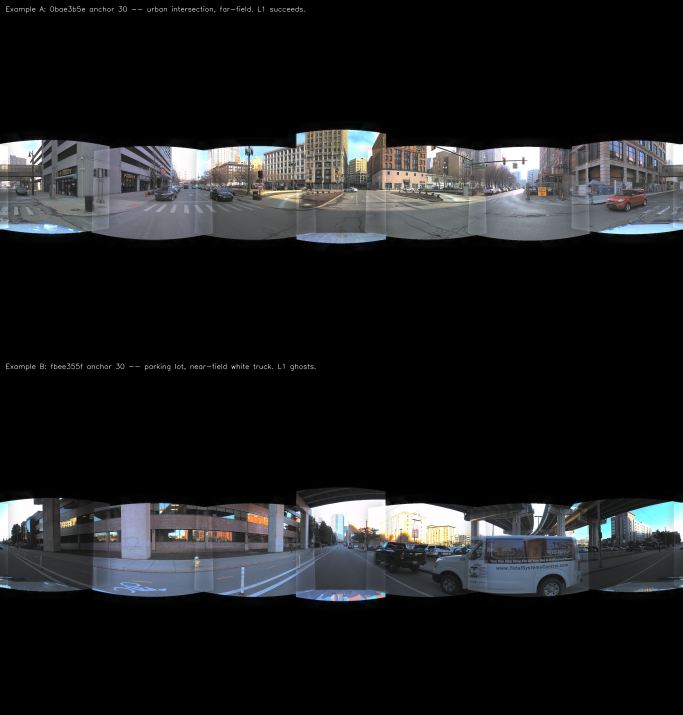
#> input picture deliverables/xihan/l1_examples_panel.png, 2048 x 2144 px, given in place of c4b1d01f8f6616e59a2d203b879db1d3.jpg, which was not available (shown at 1/3 size)
$ python brighten_xihan_waymo_panorama.py   (older library calls are emulated)
#> lines starting #> are read from the running program, lines starting #| are printed output that depends on the picture; after the words box and inside, x2 and y2 are one past the last pixel; in counts of white or black regions, pixels touching at a corner belong together; pictures that were not available may be replaced by others from this repository, and a replacement may not be noted
"""Post-hoc brighten on Xihan's pre-stitched Waymo panorama.

Goal:  Xihan said "用 blending 的色階把有陰影的 camera picture brighten".
       Apply Y-channel (luminance-only) joint global gain across the 8 detected
       cam regions so neighbor seams stop jumping.

Approach mirrors L2 of `code/waymo2panorama/blending/hard_hdr_of.py` but works
on an ALREADY-STITCHED panorama (no per-cam slabs available):

  1) Detect 7 vertical seams via |dY/dx| spikes (same as diagnose script).
  2) For each seam, measure median Y in 24-px strips on each side
     (and skip the top/bottom black pano regions).
  3) Joint lstsq for per-region log-gain G_i:
        G_{i+1} - G_i = log(Y_left_at_seam_i / Y_right_at_seam_i)
     with cyclic wrap (region 7 -> region 0) constraint and
     mean(G_i) = 0  (centered, don't change global brightness).
  4) Apply per-region gain on Y channel of YCrCb, keep Cr/Cb untouched
     (preserves hue).
  5) Cross-region taper: blend gain over ~32-px on each side of each seam
     to avoid a new sharp step at the seam line.

Also provide a CLAHE-only baseline (`--mode clahe`) for direct comparison.

Output:
  deliverables/xihan/brighten_waymo_jointhdr.png   (proposed)
  deliverables/xihan/brighten_waymo_clahe.png     (baseline reference)
  deliverables/xihan/brighten_waymo_4way.png      (raw / clahe / jointhdr / jointhdr+clahe)
  deliverables/xihan/brighten_waymo.json
"""
from __future__ import annotations

import json
from pathlib import Path

import cv2
import numpy as np

REPO = Path(__file__).resolve().parents[2]
PANO = (REPO / "meeting" / "5.22_meeting with xihan" / "xihan" / "assets"
        / "xihan task" / "c4b1d01f8f6616e59a2d203b879db1d3.jpg")
OUT_DIR = REPO / "deliverables" / "xihan"
OUT_DIR.mkdir(parents=True, exist_ok=True)


# ----------------------------------------------------------------------------
# Reused from diagnose script (kept local to keep this a single-file deliverable).
# ----------------------------------------------------------------------------
def find_vertical_seams(rgb, band_top=0.30, band_bot=0.55,
                       smooth=21, n_seams=7, min_sep_frac=0.04):
    H, W = rgb.shape[:2]
    Y = cv2.cvtColor(rgb, cv2.COLOR_RGB2YCrCb)[..., 0].astype(np.float32)
    r0, r1 = int(H * band_top), int(H * band_bot)
    band = Y[r0:r1, :]
    abs_sob = np.abs(cv2.Sobel(band, cv2.CV_32F, 1, 0, ksize=3))
    col = np.median(abs_sob, axis=0)
    if smooth > 1:
        col = np.convolve(col, np.ones(smooth) / smooth, mode="same")
    edge_pad = int(W * 0.04)
    col[:edge_pad] = 0
    col[-edge_pad:] = 0
    min_sep = max(1, int(W * min_sep_frac))
    picked = []
    for c in np.argsort(col)[::-1]:
        if col[c] <= 0 or len(picked) >= n_seams:
            break
        if all(abs(int(c) - p) >= min_sep for p in picked):
            picked.append(int(c))
    return sorted(picked)


# ----------------------------------------------------------------------------
# Joint-HDR fitting
# ----------------------------------------------------------------------------
# [11 lines left out: function seam_y_pair, not called in this run]


def fit_region_gains(Y: np.ndarray, seams: list[int],
                     reg_lambda: float = 0.15,
                     gain_clip: tuple[float, float] = (0.75, 1.35)) -> np.ndarray:
    """Return log-gains G of shape (N_regions,) with mean(G)=0 such that
    G_{i+1} - G_i ≈ log(Y_left_at_seam_i / Y_right_at_seam_i)
    and the back-seam (region N-1 to region 0) is included for cyclic closure.
    Adds a small Tikhonov term reg_lambda * G_i ≈ 0 for stability.
    """
    H, W = Y.shape
    n = len(seams) + 1  # number of regions
    eq_A: list[list[float]] = []
    eq_b: list[float] = []

    # Interior seams: constrain neighbor pair
    for i, x in enumerate(seams):
        yL, yR = seam_y_pair(Y, x)
        if yL <= 0 or yR <= 0:
            continue
        # gain on each side: g_i * yL  ≈  g_{i+1} * yR
        # log:  G_i + log(yL)  =  G_{i+1} + log(yR)
        # =>    G_{i+1} - G_i  =  log(yL) - log(yR)
        row = [0.0] * n
        row[i] = -1.0
        row[i + 1] = 1.0
        eq_A.append(row)
        eq_b.append(float(np.log(yL) - np.log(yR)))

    # Back-seam (wrap): the panorama theta=±π crosses at x=0 / x=W.
    # If the leftmost and rightmost columns are both content (not alpha holes),
    # constrain region N-1 -> region 0 similarly. Otherwise skip — Xihan's pano
    # has alpha holes at the edges (distance-to-boundary blending), so this is
    # usually skipped automatically.
    Y_strip = Y[int(H * 0.30):int(H * 0.55), :]
    leftmost = Y_strip[:, :24]
    rightmost = Y_strip[:, -24:]
    if (leftmost >= 8).mean() > 0.5 and (rightmost >= 8).mean() > 0.5:
        yL = float(np.median(rightmost[rightmost >= 8]))
        yR = float(np.median(leftmost[leftmost >= 8]))
        row = [0.0] * n
        row[n - 1] = -1.0
        row[0] = 1.0
        eq_A.append(row)
        eq_b.append(float(np.log(yL) - np.log(yR)))

    # Tikhonov regularization toward 0
    for i in range(n):
        row = [0.0] * n
        row[i] = reg_lambda
        eq_A.append(row)
        eq_b.append(0.0)

    A = np.array(eq_A, dtype=np.float64)
    b = np.array(eq_b, dtype=np.float64)

    # Solve, then center (subtract mean) so we don't change global brightness
    G_raw, *_ = np.linalg.lstsq(A, b, rcond=None)
    G = G_raw - G_raw.mean()
    # Clip per-region gain to a sane range. Edge regions of Xihan's panorama
    # have alpha-hole borders where the few-pixels-wide content strip can
    # produce extreme gains; clipping prevents over-brightening those slivers.
    g_lo, g_hi = np.log(gain_clip[0]), np.log(gain_clip[1])
    G = np.clip(G, g_lo, g_hi)
    # Re-center after clipping
    G = G - G.mean()
    return G


def build_gain_map(G_per_region: np.ndarray, seams: list[int],
                   W: int, taper_halfwidth: int = 48) -> np.ndarray:
    """Convert per-region log-gains into a per-column gain map of shape (W,),
    with smooth taper (~taper_halfwidth pixels) at each seam to avoid creating
    a NEW step at the seam itself.
    """
    n = len(G_per_region)
    bounds = [0] + list(seams) + [W]
    # piecewise-constant base
    base = np.zeros(W, dtype=np.float64)
    for i in range(n):
        base[bounds[i]:bounds[i + 1]] = np.exp(G_per_region[i])
    # taper across each interior seam: linear blend over ±taper_halfwidth
    out = base.copy()
    for i, x in enumerate(seams):
        gL = float(np.exp(G_per_region[i]))
        gR = float(np.exp(G_per_region[i + 1]))
        for off in range(-taper_halfwidth, taper_halfwidth + 1):
            col = x + off
            if col < 0 or col >= W:
                continue
            t = (off + taper_halfwidth) / (2.0 * taper_halfwidth)  # 0..1
            out[col] = (1.0 - t) * gL + t * gR
    return out


def apply_y_gain_map(rgb: np.ndarray, gain_map_w: np.ndarray) -> np.ndarray:
    """Apply per-column Y-channel gain. Preserves Cr/Cb (no chroma shift)."""
    ycc = cv2.cvtColor(rgb, cv2.COLOR_RGB2YCrCb).astype(np.float32)
    Y = ycc[..., 0]
    # only scale non-alpha pixels (Y >= 8 = real content)
    gmap = gain_map_w[None, :].astype(np.float32)
    Y_new = np.where(Y >= 8, np.clip(Y * gmap, 0, 255), Y)
    ycc[..., 0] = Y_new
    return cv2.cvtColor(ycc.astype(np.uint8), cv2.COLOR_YCrCb2RGB)


def apply_clahe(rgb: np.ndarray, clip: float = 2.0, grid: int = 16) -> np.ndarray:
    """CLAHE-only baseline on Y channel."""
    ycc = cv2.cvtColor(rgb, cv2.COLOR_RGB2YCrCb)
    Y = ycc[..., 0]
    # mask out alpha holes — don't equalize them
    mask = Y >= 8
    Y_valid = Y * mask + Y.mean() * (~mask)  # placeholder for invalid pixels
    clahe = cv2.createCLAHE(clipLimit=clip, tileGridSize=(grid, grid))
    Y_eq = clahe.apply(Y_valid.astype(np.uint8))
    Y_out = np.where(mask, Y_eq, Y)
    ycc[..., 0] = Y_out
    return cv2.cvtColor(ycc, cv2.COLOR_YCrCb2RGB)


def measure_seam_jumps(rgb: np.ndarray, seams: list[int]) -> dict:
    """Mean and max |delta Y| at the 7 seams (after brighten, ideally near 0)."""
    Y = cv2.cvtColor(rgb, cv2.COLOR_RGB2YCrCb)[..., 0].astype(np.float32)
    diffs = []
    for x in seams:
        yL, yR = seam_y_pair(Y, x)
        diffs.append(abs(yR - yL))
    return {"per_seam": diffs, "mean": float(np.mean(diffs)),
            "max": float(np.max(diffs))}


def main() -> None:
    bgr = cv2.imread(str(PANO))
#> bgr is the input picture: shape (2144, 2048, 3); mean B, G, R 31.2, 29.9, 29
    rgb = cv2.cvtColor(bgr, cv2.COLOR_BGR2RGB)
    H, W = rgb.shape[:2]
    print(f"loaded panorama {W}x{H}")
#| loaded panorama 2048x2144

    seams = find_vertical_seams(rgb)
#> in find_vertical_seams, `band = Y[r0:r1, :]`:
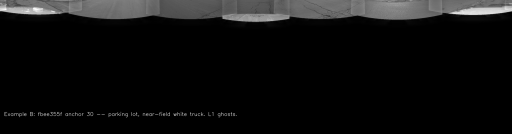
#> band: shape (536, 2048) float32 (shown at 1/4 size); min 0, max 255, mean 15.5
#> in find_vertical_seams, `abs_sob = np.abs(cv2.Sobel(band, cv2.CV_32F, 1, 0, ksize=3))`:
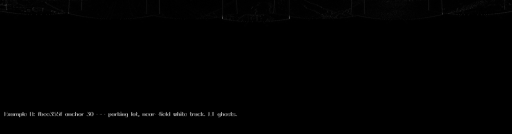
#> abs_sob: shape (536, 2048) float32 (shown at 1/4 size); min 0, max 990, mean 4.4; drawn with min black and max white
#> in find_vertical_seams, `col = np.median(abs_sob, axis=0)`: col = 2048 values from 0 to 0
#> the loop in find_vertical_seams, `for c in np.argsort(col)[::-1]:` made 1 pass
#> c on pass 1: 39
#> after the loop in find_vertical_seams, `for c in np.argsort(col)[::-1]:`: picked = []
#> seams = []
    print(f"detected {len(seams)} seams at x = {seams}")
#| detected 0 seams at x = []

    Y = cv2.cvtColor(rgb, cv2.COLOR_RGB2YCrCb)[..., 0].astype(np.float32)
    G = fit_region_gains(Y, seams)
#> in fit_region_gains, `n = len(seams) + 1`: n = 1
#> after the loop in fit_region_gains, `for i, x in enumerate(seams):`: eq_A = []
#> in fit_region_gains, `rightmost = Y_strip[:, -24:]`:
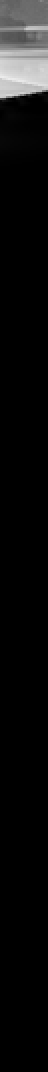
#> rightmost: shape (536, 24) float32 (shown 2 times larger); min 0, max 236, mean 13.8
#> the loop in fit_region_gains, `for i in range(n):` made 1 pass
#> after the loop in fit_region_gains, `for i in range(n):`: eq_A = [[0.15]]; eq_b = [0]
#> in fit_region_gains, `A = np.array(eq_A, dtype=np.float64)`: A = [0.15]
#> in fit_region_gains, `b = np.array(eq_b, dtype=np.float64)`: b = [0]
#> in fit_region_gains, `g_lo, g_hi = np.log(gain_clip[0]), np.log(gain_clip[1])`: g_lo = -0.288; g_hi = 0.3
#> G = [0]
    gains = np.exp(G)
#> gains = [1]
    print(f"per-region gains: {gains.round(3).tolist()}  (mean log={float(G.mean()):+.3f})")
#| per-region gains: [1.0]  (mean log=+0.000)

    gain_map = build_gain_map(G, seams, W, taper_halfwidth=48)
#> in build_gain_map, `n = len(G_per_region)`: n = 1
#> in build_gain_map, `bounds = [0] + list(seams) + [W]`: bounds = [0, 2048]
#> in build_gain_map, `base = np.zeros(W, dtype=np.float64)`: base = 2048 values from 0 to 0
#> after the loop in build_gain_map, `for i in range(n):`: base = 2048 values from 1 to 1
#> gain_map = 2048 values from 1 to 1
    out_jointhdr = apply_y_gain_map(rgb, gain_map)
#> in apply_y_gain_map, `ycc = cv2.cvtColor(rgb, cv2.COLOR_RGB2YCrCb).astype(np.float32)`:
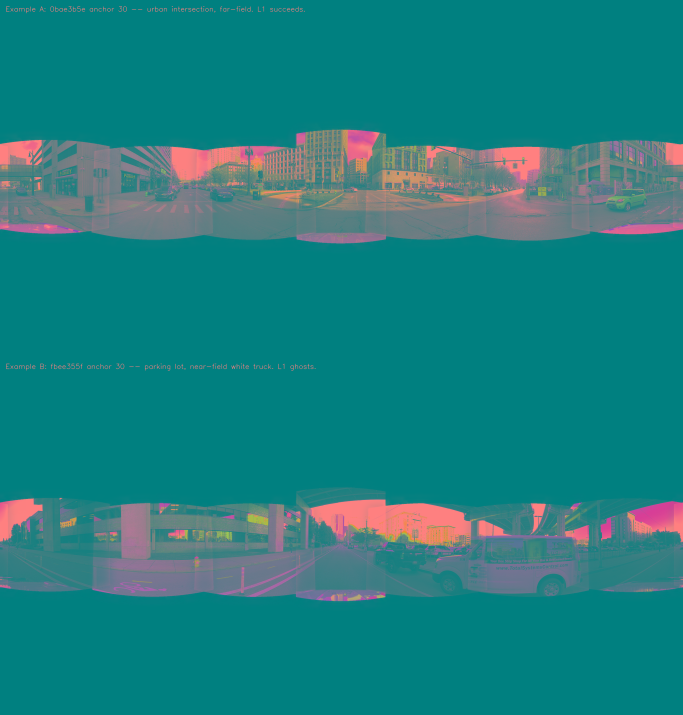
#> ycc: shape (2144, 2048, 3) float32 (shown at 1/3 size); mean R, G, B 29.8, 127.8, 128.4
    out_clahe = apply_clahe(rgb)
#> in apply_clahe, `mask = Y >= 8`:
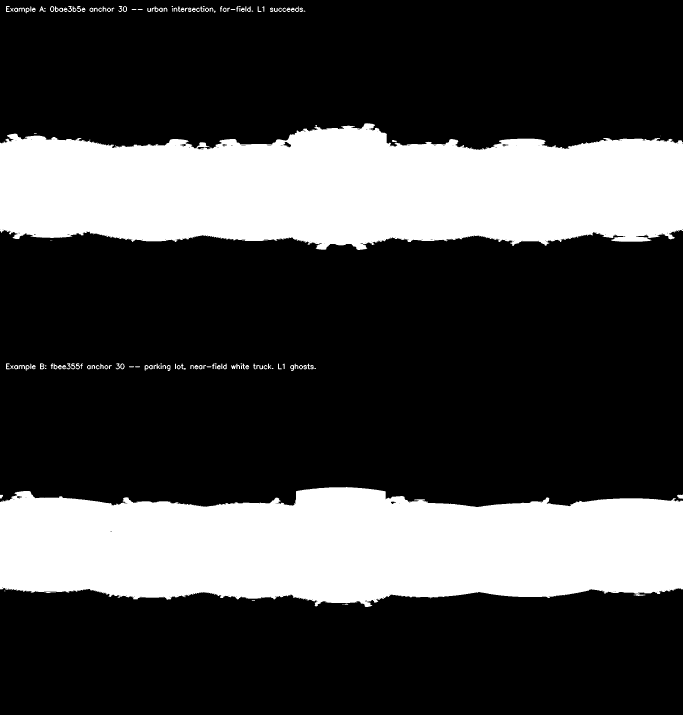
#> mask: shape (2144, 2048) bool (shown at 1/3 size); 27.4% white; 161 white regions (24 under 20 px), largest, box (x1, y1, x2, y2) and area: (0, 370, 2048, 750) 606119, (0, 1461, 2048, 1821) 587508, (2031, 1484, 2048, 1496) 160
#> in apply_clahe, `Y_eq = clahe.apply(Y_valid.astype(np.uint8))`:
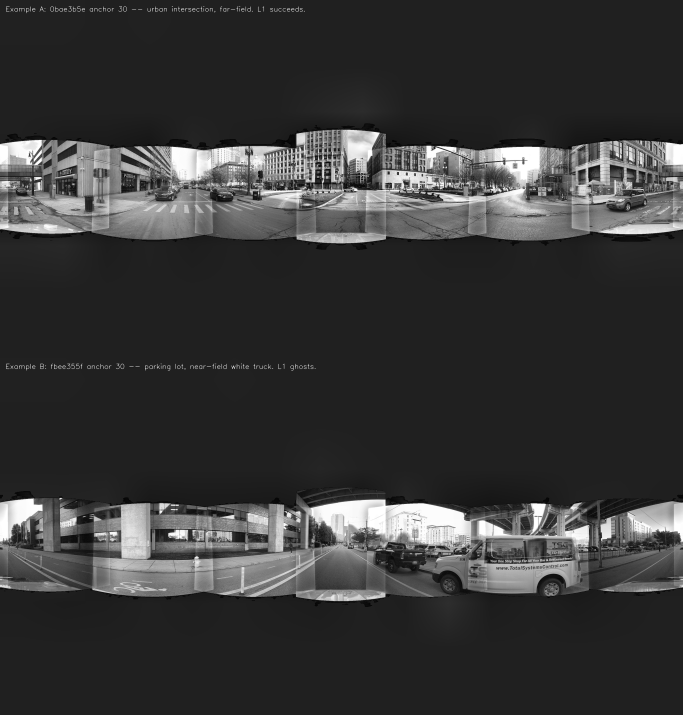
#> Y_eq: shape (2144, 2048) (shown at 1/3 size); min 3, max 255, mean 56.6
#> in apply_clahe, `return cv2.cvtColor(ycc, cv2.COLOR_YCrCb2RGB)`:
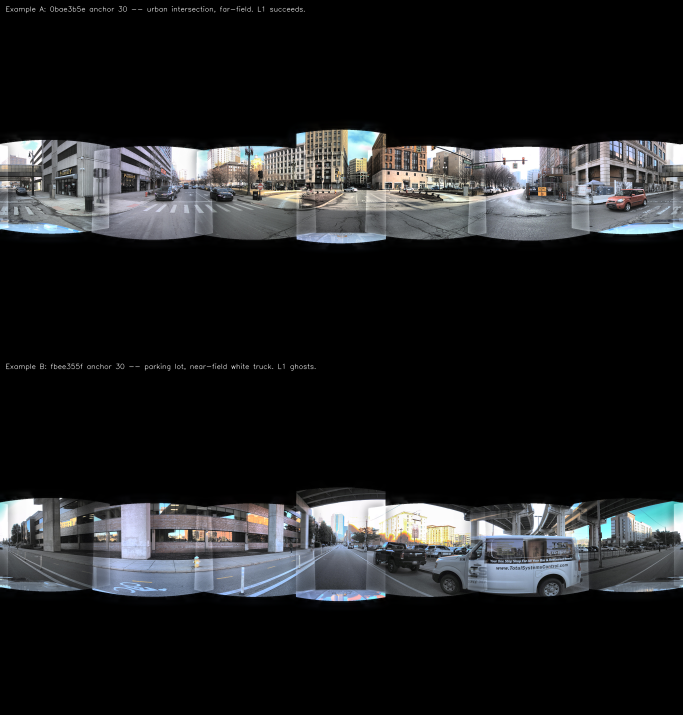
#> returned value: shape (2144, 2048, 3) (shown at 1/3 size); mean R, G, B 32.8, 33.7, 35
    out_both = apply_clahe(out_jointhdr)

    # seam-jump metrics
    jumps_raw = measure_seam_jumps(rgb, seams)
#> after the loop in measure_seam_jumps, `for x in seams:`: diffs = []
    jumps_hdr = measure_seam_jumps(out_jointhdr, seams)
    jumps_clahe = measure_seam_jumps(out_clahe, seams)
    jumps_both = measure_seam_jumps(out_both, seams)

    print(f"  raw     mean|dY|={jumps_raw['mean']:.2f}  max={jumps_raw['max']:.2f}")
    print(f"  clahe   mean|dY|={jumps_clahe['mean']:.2f}  max={jumps_clahe['max']:.2f}")
    print(f"  jointhdr mean|dY|={jumps_hdr['mean']:.2f}  max={jumps_hdr['max']:.2f}")
    print(f"  both    mean|dY|={jumps_both['mean']:.2f}  max={jumps_both['max']:.2f}")

    # Save individual images
    cv2.imwrite(str(OUT_DIR / "brighten_waymo_jointhdr.png"),
                cv2.cvtColor(out_jointhdr, cv2.COLOR_RGB2BGR))
    cv2.imwrite(str(OUT_DIR / "brighten_waymo_clahe.png"),
                cv2.cvtColor(out_clahe, cv2.COLOR_RGB2BGR))
    cv2.imwrite(str(OUT_DIR / "brighten_waymo_jointhdr_plus_clahe.png"),
                cv2.cvtColor(out_both, cv2.COLOR_RGB2BGR))

    # 4-way stacked comparison (raw / clahe / jointhdr / both)
    # [5 lines left out: function annotate, not called in this run]

    stack = np.concatenate([
        annotate(rgb, "raw  (Xihan distance-to-boundary, Y jumps mean={:.1f})".format(jumps_raw['mean'])),
        annotate(out_clahe, "CLAHE baseline                 (Y jumps mean={:.1f})".format(jumps_clahe['mean'])),
        annotate(out_jointhdr, "joint-HDR per-region gain     (Y jumps mean={:.1f})".format(jumps_hdr['mean'])),
        annotate(out_both, "joint-HDR + CLAHE              (Y jumps mean={:.1f})".format(jumps_both['mean'])),
    ], axis=0)
    cv2.imwrite(str(OUT_DIR / "brighten_waymo_4way.png"),
                cv2.cvtColor(stack, cv2.COLOR_RGB2BGR))

    summary = {
        "pano": str(PANO.relative_to(REPO)),
        "size_wh": [W, H],
        "seams_x": seams,
        "per_region_gain": gains.tolist(),
        "per_region_log_gain": G.tolist(),
        "seam_jumps": {
            "raw": jumps_raw,
            "clahe": jumps_clahe,
            "jointhdr": jumps_hdr,
            "jointhdr_plus_clahe": jumps_both,
        },
    }
    (OUT_DIR / "brighten_waymo.json").write_text(
        json.dumps(summary, indent=2), encoding="utf-8")
    print(f"wrote 4 PNGs and 1 JSON to {OUT_DIR.relative_to(REPO)}")


if __name__ == "__main__":
#> (the run stopped early here; a loop or call above may not have finished)
